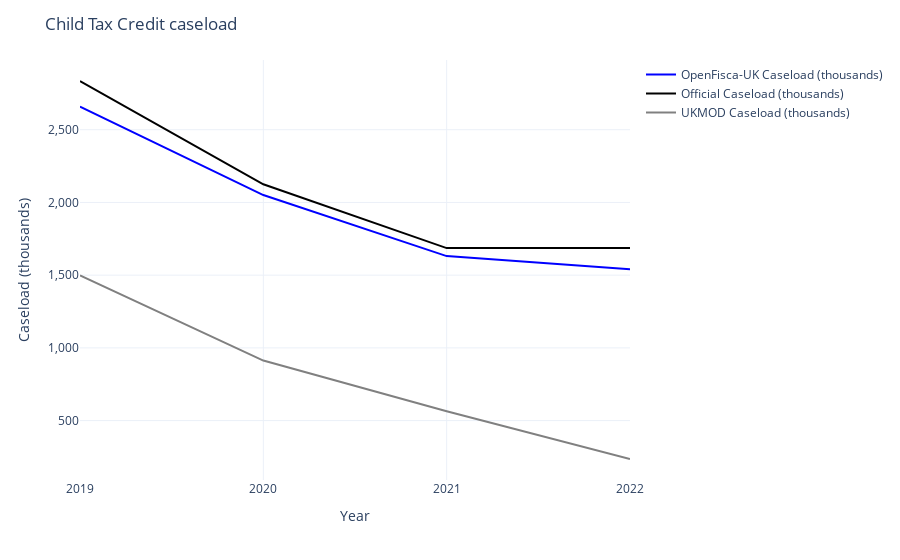

The notebook cell saved with this chart:
### Code cell
px.line(
    caseloads,
    x="Year",
    y=[OPENFISCA_UK, OFFICIAL, UKMOD],
    color_discrete_map={
        OPENFISCA_UK: "blue",
        OFFICIAL: "black",
        UKMOD: "grey",
    },
).update_layout(
    template="plotly_white",
    title="Child Tax Credit caseload",
    xaxis_tickvals=list(range(2019, 2023)),
    yaxis_title="Caseload (thousands)",
    legend_title="",
    yaxis_tickformat=",",
)

### Figure 1 — Plotly figure (JSON) as saved in the notebook; plotly's stock layout.template omitted (floating-point values rounded to 4 significant figures)
{"data": [{"hovertemplate": "variable=OpenFisca-UK Caseload (thousands)<br>Year=%{x}<br>value=%{y}<extra></extra>", "legendgroup": "OpenFisca-UK Caseload (thousands)", "line": {"color": "blue", "dash": "solid"}, "marker": {"symbol": "circle"}, "mode": "lines", "name": "OpenFisca-UK Caseload (thousands)", "orientation": "v", "showlegend": true, "type": "scatter", "x": [2019, 2020, 2021, 2022], "xaxis": "x", "y": [2659, 2051, 1631, 1540], "yaxis": "y"}, {"hovertemplate": "variable=Official Caseload (thousands)<br>Year=%{x}<br>value=%{y}<extra></extra>", "legendgroup": "Official Caseload (thousands)", "line": {"color": "black", "dash": "solid"}, "marker": {"symbol": "circle"}, "mode": "lines", "name": "Official Caseload (thousands)", "orientation": "v", "showlegend": true, "type": "scatter", "x": [2019, 2020, 2021, 2022], "xaxis": "x", "y": [2835, 2125, 1686, 1686], "yaxis": "y"}, {"hovertemplate": "variable=UKMOD Caseload (thousands)<br>Year=%{x}<br>value=%{y}<extra></extra>", "legendgroup": "UKMOD Caseload (thousands)", "line": {"color": "grey", "dash": "solid"}, "marker": {"symbol": "circle"}, "mode": "lines", "name": "UKMOD Caseload (thousands)", "orientation": "v", "showlegend": true, "type": "scatter", "x": [2019, 2020, 2021, 2022], "xaxis": "x", "y": [1498, 913, 564, 236], "yaxis": "y"}], "layout": {"autosize": true, "legend": {"title": {"text": ""}, "tracegroupgap": 0}, "margin": {"t": 60}, "title": {"text": "Child Tax Credit caseload"}, "xaxis": {"anchor": "y", "autorange": true, "domain": [0, 1], "range": [2019, 2022], "tickvals": [2019, 2020, 2021, 2022], "title": {"text": "Year"}, "type": "linear"}, "yaxis": {"anchor": "x", "autorange": true, "domain": [0, 1], "range": [91.61, 2979.0], "tickformat": ",", "title": {"text": "Caseload (thousands)"}, "type": "linear"}}}
